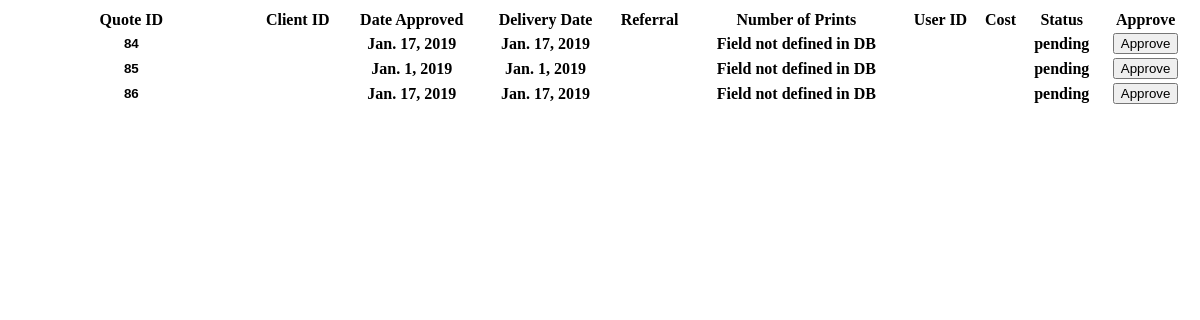
Page /frigg/getQuotes/ on the earlier database version.
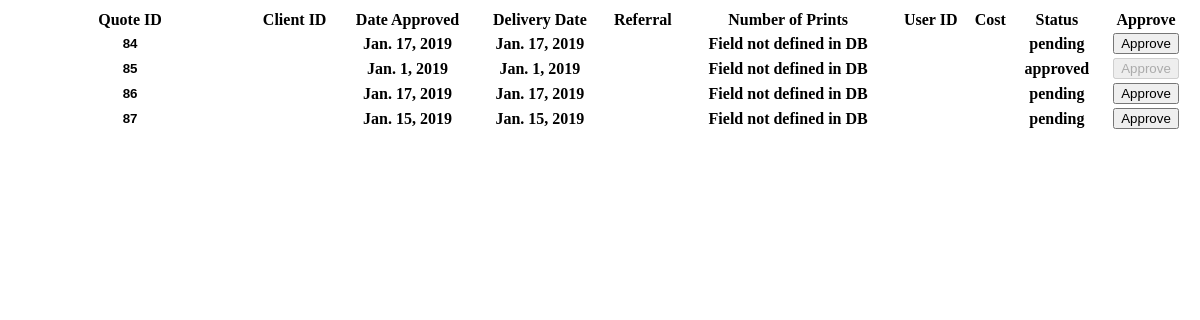
Same page on the later database version.
### frigg/models.py (models this page shows)
class Quote(models.Model):
    client = models.CharField(max_length=100, null=True)
    date_time_code = models.DateField(null=True)
    date_approved = models.DateField(null=True)
    date_due = models.DateField(null=True)
    total_price = models.IntegerField(null=True)
    job_number = models.CharField(max_length=100, null=True)
    jobs_completed = models.IntegerField(null=True)
    status = models.CharField(max_length=100, null=True)
    key = models.CharField(max_length=300, null=True)

### frigg/views.py (the view)
# urls.py: path('getQuotes/', views.getQuotes, name = 'get_quote'),
def getQuotes(request):
    quote_list = Quote.objects.all()
    context = {'quote_list': quote_list}
    return render(request, 'frigg/Quote_List.html', context)

### frigg/templates/frigg/Quote_List.html (shortened to what this page needs)
{% if quote_list %}
    <table style="width:100%">
        <tr>
        <th>Quote ID</th>
        <th>Client ID</th>
        <th>Date Approved</th>
        <th>Delivery Date</th>
        <th>Referral</th>
        <th>Number of Prints</th>
        <th>User ID</th>
        <th>Cost</th>
        <th>Status</th>
        <th>Approve</th>
      </tr>
        {% for quote in quote_list %}
            <tr>
                <form id="form" action="../approveQuote/" method="POST" enctype="multipart/form-data">
                    <th><input name="quoteID" style="text-align:center; border:0; font-weight: bold;" type="text" value="{{ quote.id }}" class="field left" readonly></th>
                    <th>{{ quote.client_id }}</th>
                    <th>{{ quote.date_time_code }}</th>
                    <th>{{ quote.date_time_code }}</th>
                    <th>{{ quote.referral_person }}</th>
                    <th> Field not defined in DB </th>
                    <th>{{ quote.user_id }}</th>
                    <th>{{ quote.cost }}</th>
                    <th>{{ quote.status }}</th>
                    {% if quote.status != 'approved' %}
                    <th><button id="btn" onclick="approve()">Approve</button></th>
                    {% else %}
                    <th><button id="btn" onclick="approve()" disabled>Approve</button></th>
                    {% endif %}
                </form>
            </tr>
        {% endfor %}
    </table>
{% else %}
    <p>No quotes are available.</p>
{% endif %}

Differences in the rows shown:
changed Quote id 85: status "pending" → "approved"
added Quote: quoteID "87", date_time_code "Jan. 15, 2019", status "pending", shows "Approve"
